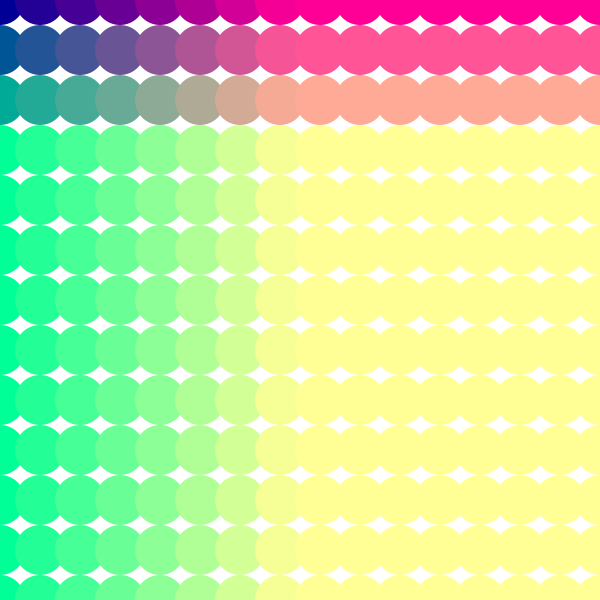
Frame 1 (no input)
Frame 60 (the mouse pressed at the canvas centre just before this capture): identical to frame 1, image omitted
Frame 120 (the mouse held since frame 60 and released just before this capture): identical to frame 1, image omitted

The Processing sketch that drew this single still picture (run headless with seeded random() and noise(); from frame 60 on, the mouse is pressed at the canvas centre):

// Processing sketch: processing_187100
// ── processing_187100.pde

void setup(){
  size(600, 600);
}
  
void draw(){ background(255,255,255);
  for(int i = 0; i<width; i = i + 1)
  for(int k = 0; k<height; k = k + 1){
  noStroke();
  smooth();
  fill(i*35,k*85,150);
  ellipse(i*40,k*50,50,50);
//  fill

  
  }
}
